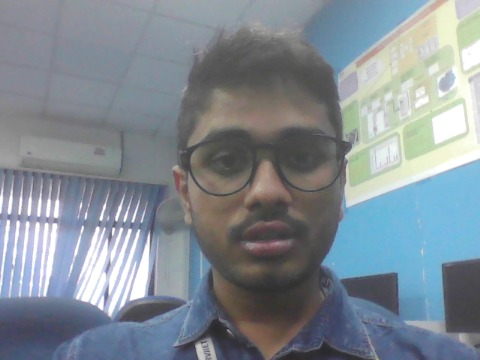
#> input picture backend/temp_frame.jpg, 480 x 360 px
$ python -i enhance_image.py   (imports and definitions only)
#> lines starting #> are read from the running program, lines starting #| are printed output that depends on the picture
#> further down, picture is the input picture: shape (360, 480, 3); mean B, G, R 147.5, 139.3, 129.9
import cv2
import numpy as np

def enhance_image(frame):
    # 1. Apply Gamma Correction (Values > 1.0 brighten the image)
    # 1.5 to 2.5 is usually the sweet spot for very dark rooms
    gamma = 2.0
    invGamma = 1.0 / gamma
    table = np.array([((i / 255.0) ** invGamma) * 255 for i in np.arange(0, 256)]).astype("uint8")
    frame = cv2.LUT(frame, table)
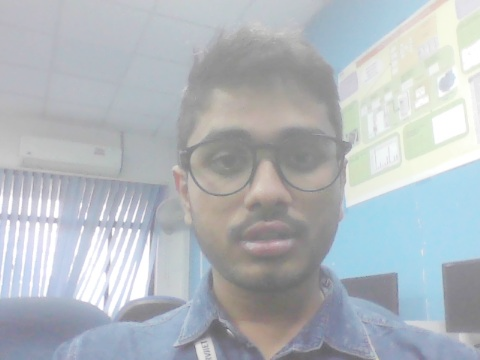
#> frame: shape (360, 480, 3); mean of channels 0, 1, 2 190.2, 184.8, 178.6; drawn as B, G, R

    # 2. Convert to LAB color space
    lab = cv2.cvtColor(frame, cv2.COLOR_BGR2LAB)
#> lab: shape (360, 480, 3); mean of channels 0, 1, 2 190.4, 127.1, 124.6
    l, a, b = cv2.split(lab)
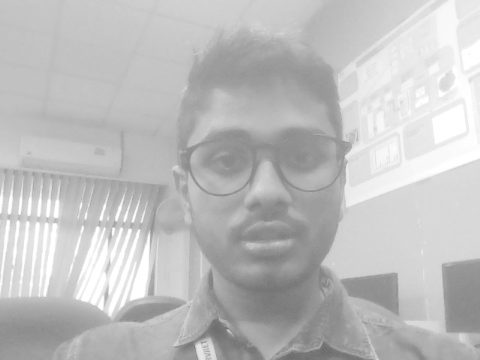
#> l: shape (360, 480); min 107, max 255, mean 190.4
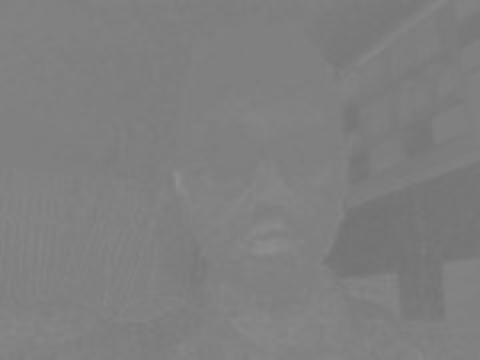
#> a: shape (360, 480); min 114, max 144, mean 127.1

    # 3. Apply a more aggressive CLAHE
    # Increased clipLimit to 5.0 for deeper contrast
    clahe = cv2.createCLAHE(clipLimit=5.0, tileGridSize=(8,8))
    l = clahe.apply(l)
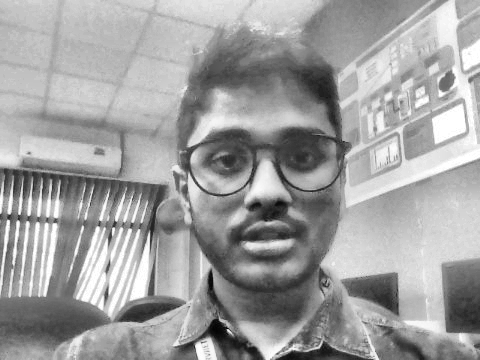
#> l: shape (360, 480); min 2, max 255, mean 159.7

    # 4. Normalize the L channel (ensures full range of brightness)
    l = cv2.normalize(l, None, alpha=0, beta=255, norm_type=cv2.NORM_MINMAX)

    # Merge channels back
    limg = cv2.merge((l, a, b))
#> limg: shape (360, 480, 3); mean of channels 0, 1, 2 159, 127.1, 124.6
    enhanced_frame = cv2.cvtColor(limg, cv2.COLOR_LAB2BGR)
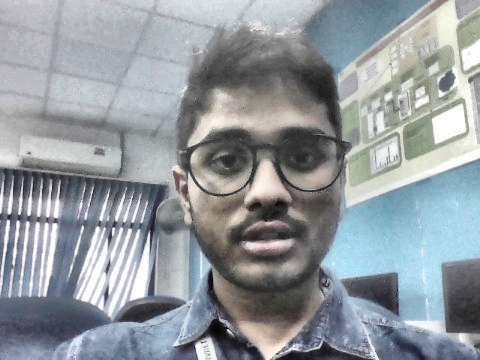
#> enhanced_frame: shape (360, 480, 3); mean B, G, R 158.4, 153.3, 147.1

    return enhanced_frame

>>> import cv2
>>> picture = cv2.imread('../temp_frame.jpg')
>>> result = enhance_image(picture)
